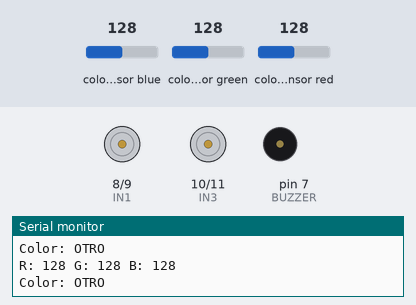
Bench run of a sketch on a simulated Arduino Uno, built with avr-gcc and run on an emulated ATmega328P. Shown: motor-driver pin pairs drawn as motors (green arrow = first pin HIGH = forward, orange = second pin HIGH = backward, longer = more drive), buzzer (waves = sounding, pin HIGH), the last lines printed to the serial monitor. The test bench sets the inputs (shaded band); at power-on: colour sensor blue 128, colour sensor green 128, colour sensor red 128.

Above: at 1.2 s.
1.3 s: colour sensor blue set to 123
At 2.1 s:
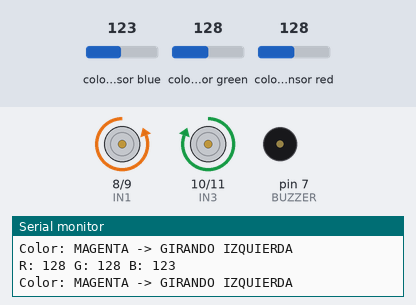
2.8 s: colour sensor blue set to 105
4.3 s: colour sensor blue set to 98
At 4.9 s:
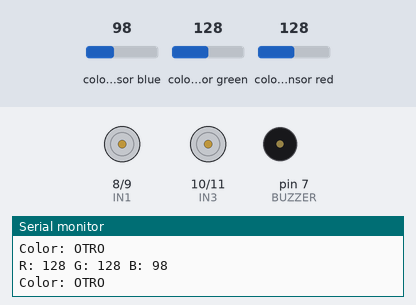
5.8 s: colour sensor green set to 133
At 6.3 s:
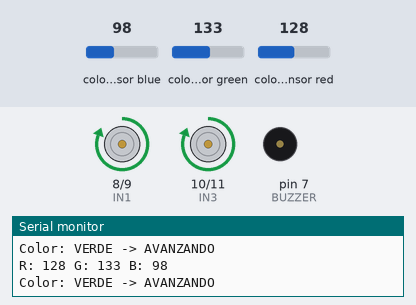
7.3 s: colour sensor blue set to 5
At 7.48 s:
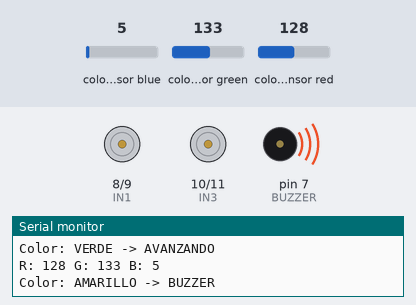
10.3 s: colour sensor blue set to 64
At 11.7 s:
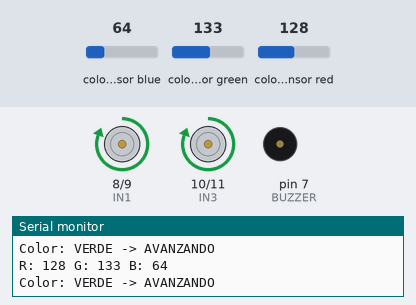
Timing chart, 0 to 13.1 s (numbered marks = the images above; inputs shaded):
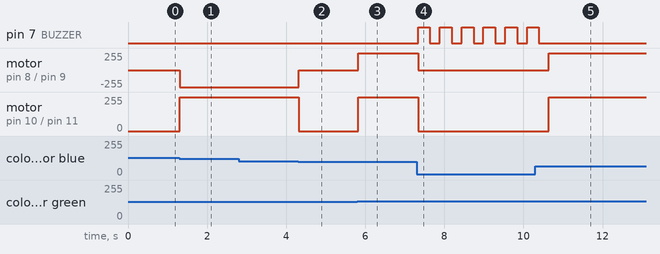

The sketch:

Codigo_Final_Sensor_Medusa.ino
```cpp
#include <Wire.h>
#include <Adafruit_TCS34725.h>

// Sensor
Adafruit_TCS34725 tcs = Adafruit_TCS34725(
TCS34725_INTEGRATIONTIME_50MS,
TCS34725_GAIN_4X
);

// ===== MOTORES =====
#define IN1 8
#define IN2 9
#define IN3 10
#define IN4 11

// ===== BUZZER =====
#define BUZZER 7

// ===== MOVIMIENTOS =====

void motorsForward(){
  digitalWrite(IN1,HIGH);
  digitalWrite(IN2,LOW);
  digitalWrite(IN3,HIGH);
  digitalWrite(IN4,LOW);
}

void Tback(){
  digitalWrite(IN1,LOW);
  digitalWrite(IN2,HIGH);
  digitalWrite(IN3,LOW);
  digitalWrite(IN4,HIGH);
}

void motorsStop(){
  digitalWrite(IN1,LOW);
  digitalWrite(IN2,LOW);
  digitalWrite(IN3,LOW);
  digitalWrite(IN4,LOW);
}

void turnLeft(){
  digitalWrite(IN1,LOW);
  digitalWrite(IN2,HIGH);
  digitalWrite(IN3,HIGH);
  digitalWrite(IN4,LOW);
}

void turnRight(){
  digitalWrite(IN1,HIGH);
  digitalWrite(IN2,LOW);
  digitalWrite(IN3,LOW);
  digitalWrite(IN4,HIGH);
}

void beep(){
  digitalWrite(BUZZER,HIGH);
  delay(300);
  digitalWrite(BUZZER,LOW);
}

void setup(){

Serial.begin(115200);

pinMode(IN1,OUTPUT);
pinMode(IN2,OUTPUT);
pinMode(IN3,OUTPUT);
pinMode(IN4,OUTPUT);
pinMode(BUZZER,OUTPUT);

if(!tcs.begin()){
  Serial.println("Sensor no encontrado");
  while(1);
}

Serial.println("Sensor listo");

}

void loop(){

float red,green,blue;
tcs.getRGB(&red,&green,&blue);

int R=int(red);
int G=int(green);
int B=int(blue);

Serial.print("R: ");Serial.print(R);
Serial.print(" G: ");Serial.print(G);
Serial.print(" B: ");Serial.println(B);


// ===== AMARILLO =====
if(R > 100 && G > 90 && B < 50){
  Serial.println("Color: AMARILLO -> BUZZER");
  motorsStop();
  beep();
}

// ===== MAGENTA =====
else if(R > 108 && B > 100 && G > 70 && R > B){
  Serial.println("Color: MAGENTA -> GIRANDO IZQUIERDA");
  turnLeft();
}

// ===== MORADO =====
else if(B > 100 && R > 100 && G < 90 && B > R){
  Serial.println("Color: MORADO -> GIRANDO DERECHA");
  turnRight();
}

// ===== ROJO =====
else if(R > 120 && R > G && R > B){
  Serial.println("Color: ROJO -> DETENIDO");
  motorsStop();
}

// ===== VERDE =====
else if(G > 120 && G > R && G > B){
  Serial.println("Color: VERDE -> AVANZANDO");
  motorsForward();
}

else if(B > 100 && B > G && B > R && R < 70){
  Serial.println("Color: Azul -> Girando hacia atras");
  Tback();
}

else{
  Serial.println("Color: OTRO");
  motorsStop();
}

delay(200);

}
```

Measured:
- the behaviour switches between 128 and 127 on colour sensor blue (found by bisection; images 0 and 1)
- the behaviour switches between 101 and 100 on colour sensor blue (found by bisection; images 1 and 2)
- the behaviour switches between 128 and 129 on colour sensor green (found by bisection; images 2 and 3)
- after the input at 1.3 s, motor on pin 8 (IN1) / pin 9 (IN2): stopped → backward 255/255 at once; motor on pin 10 (IN3) / pin 11 (IN4): stopped → forward 255/255 at once
- after the input at 4.3 s, motor on pin 8 (IN1) / pin 9 (IN2): backward 255/255 → stopped at once; motor on pin 10 (IN3) / pin 11 (IN4): forward 255/255 → stopped at once
- after the input at 5.8 s, motor on pin 8 (IN1) / pin 9 (IN2), motor on pin 10 (IN3) / pin 11 (IN4): stopped → forward 255/255 at once
- after the input at 7.3 s, pin 7 (BUZZER): alternates HIGH for 0.30 s and LOW for 0.25 s, starting at once; motor on pin 8 (IN1) / pin 9 (IN2), motor on pin 10 (IN3) / pin 11 (IN4): forward 255/255 → stopped at once
- after the input at 10.3 s, pin 7 (BUZZER): goes on until 10.4 s, then stays LOW; motor on pin 8 (IN1) / pin 9 (IN2), motor on pin 10 (IN3) / pin 11 (IN4): stopped → forward 255/255 after 0.34 s
